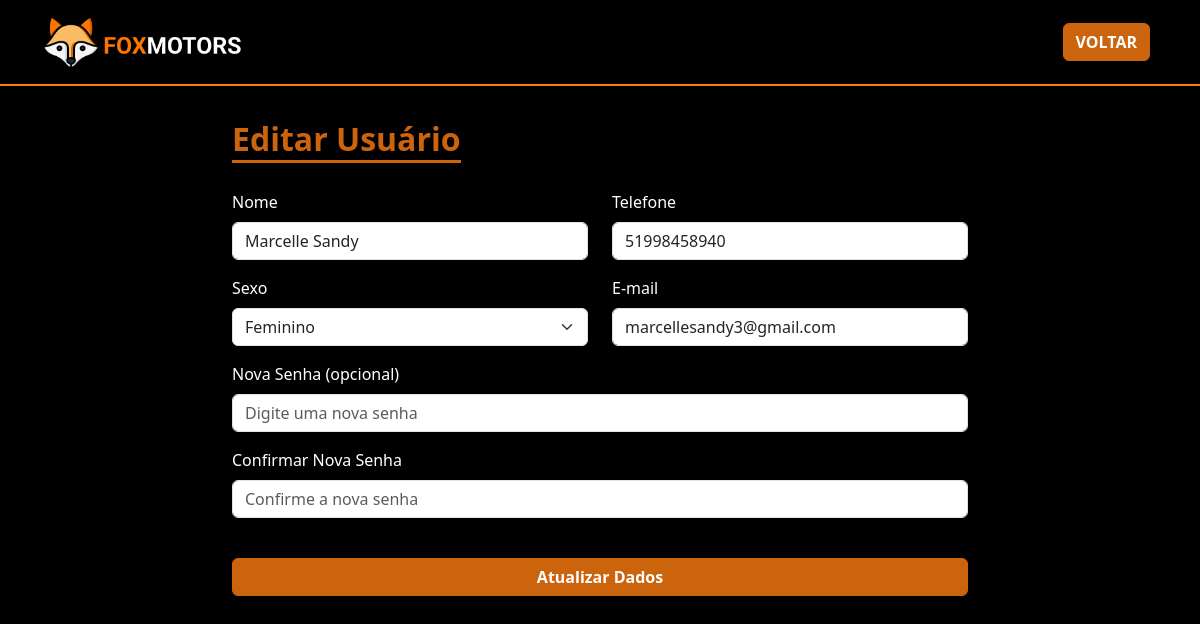
The page /editarUsuario.php?id=3 (signed in) on the database its author committed.
### tables this page shows
CREATE TABLE `usuarios` (
  `id` int(11) NOT NULL,
  `nome` varchar(100) NOT NULL,
  `sexo` enum('Masculino','Feminino') NOT NULL,
  `fone` varchar(15) NOT NULL,
  `email` varchar(100) NOT NULL,
  `senha` varchar(255) NOT NULL,
  `data_registro` timestamp NOT NULL DEFAULT current_timestamp(),
  `token_redefinicao` varchar(255) DEFAULT NULL,
  `expiracao_token` datetime DEFAULT NULL
);

### classes/Usuario.php (called while the page is built, shortened)
<?php
class Usuario
{
    private $conn;
    private $table_name = "usuarios";
    public function __construct($db)
    {
        $this->conn = $db;
    }
    public function lerPorId($id)
    {
        $query = "SELECT * FROM " . $this->table_name . " WHERE id = ?";
        $stmt = $this->conn->prepare($query);
        $stmt->execute([$id]);
        return $stmt->fetch(PDO::FETCH_ASSOC);
    }
}

### editarUsuario.php (the view, shortened to what this page needs)
<?php
include_once './config/config.php';
include_once './classes/Usuario.php';
$usuario = new Usuario($db);
if (isset($_GET['id'])) {
    $id = $_GET['id'];
    $row = $usuario->lerPorId($id);
}
?>
<!DOCTYPE html>
<html lang="pt-br">
<head>
    <link href="https://cdn.jsdelivr.net/npm/bootstrap@5.3.0-alpha1/dist/css/bootstrap.min.css" rel="stylesheet">
</head>
<body>
    <header>
        <nav class="navbar navbar-expand-lg navbar-dark d-flex align-items-center fixed-top">
            <div class="container">
                <a class="navbar-brand me-auto" href="#home"><img src="./imagens/logo.png" alt="Logo" class="img-fluid"></a>
                <div class="collapse navbar-collapse" id="navbarNav">
                    <ul class="navbar-nav ms-auto d-flex align-items-center">
                        <li class="nav-item"><a class="nav-link fw-bold" href="consultarUsuario.php"><button class="btn btn-warning fw-bold">VOLTAR</button></a></li>
                    </ul>
                </div>
            </div>
        </nav>
    </header>
    <div class="container mt-5">
        <div class="row justify-content-center">
            <div class="col-md-8">
                <h2 class="titulo">Editar Usuário</h2><br><br>
                <form method="POST">
                    <div class="row">
                        <div class="col">
                            <div class="mb-3">
                                <label for="nome" class="form-label">Nome</label>
                                <input type="text" class="form-control" id="nome" name="nome" placeholder="Digite seu nome" value="<?php echo htmlspecialchars($row['nome']); ?>" required>
                            </div>
                            <div class="mb-3">
                                <label for="sexo" class="form-label">Sexo</label>
                                <select class="form-select" id="sexo" name="sexo" required>
                                    <option value="Feminino" <?php echo ($row['sexo'] == 'Feminino') ? 'selected' : ''; ?>>Feminino</option>
                                </select>
                            </div>
                        </div>
                        <div class="col">
                            <div class="mb-3">
                                <label for="fone" class="form-label">Telefone</label>
                                <input type="text" class="form-control" id="fone" name="fone" placeholder="(XX) XXXXX-XXXX" value="<?php echo htmlspecialchars($row['fone']); ?>" required>
                            </div>
                            <div class="mb-3">
                                <label for="email" class="form-label">E-mail</label>
                                <input type="email" class="form-control" id="email" name="email" placeholder="Digite seu e-mail" value="<?php echo htmlspecialchars($row['email']); ?>" required>
                            </div>
                        </div>
                    </div>
                    <div class="mb-3 position-relative">
                        <label for="senha" class="form-label">Nova Senha (opcional)</label>
                        <input type="password" class="form-control" id="senha" name="senha" placeholder="Digite uma nova senha">
                    </div>
                    <div class="mb-3 position-relative">
                        <label for="senha_confirmacao" class="form-label">Confirmar Nova Senha</label>
                        <input type="password" class="form-control" id="senha_confirmacao" name="senha_confirmacao" placeholder="Confirme a nova senha">
                    </div><br>
                    <button type="submit" class="btn btn-warning w-100 fw-bold">Atualizar Dados</button><br><br>
                </form>
            </div>
        </div>
    </div>
</body>
</html>

### editarUsuario.php (style rules this page uses)
:root { --primary-color: #cb640d; --background-color: #000; --text-color: #ffffff; --link-color: #cb640d; --border-color: #ff7f00; --hover-color: #f9bb64; }
body { background-color: var(--background-color); color: var(--text-color); padding-top: 70px; }
.navbar { background-color: var(--background-color); border-bottom: 2px solid var(--border-color); }
.navbar-nav .nav-link { color: var(--text-color); }
.navbar-brand img { max-width: 200px; }
.btn-warning { background-color: var(--primary-color); border-color: var(--primary-color); color: var(--text-color); }
.titulo { color: var(--primary-color); font-size: 2rem; font-weight: bold; display: inline-block; position: relative; }
.titulo::after { content: ''; position: absolute; bottom: -5px; left: 0; width: 100%; height: 3px; background-color: var(--primary-color); }

### rows shown on the page
usuarios: nome "Marcelle Sandy", sexo "Feminino", fone "51998458940", email "marcellesandy3@gmail.com"
